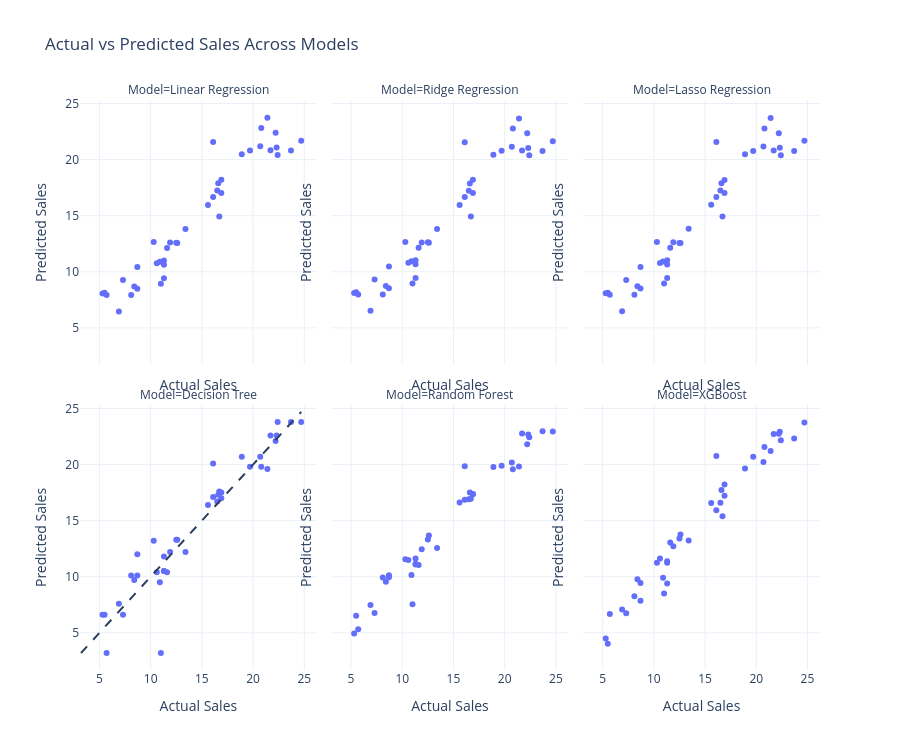

Source (notebook cell):
### Code cell
# ============================================================
# Actual vs Predicted Plot
# ============================================================

minimum_sales = min(
    prediction_long["Actual_Sales"].min(),
    prediction_long["Predicted_Sales"].min()
)

maximum_sales = max(
    prediction_long["Actual_Sales"].max(),
    prediction_long["Predicted_Sales"].max()
)

fig = px.scatter(
    prediction_long,
    x="Actual_Sales",
    y="Predicted_Sales",
    facet_col="Model",
    facet_col_wrap=3,
    title="Actual vs Predicted Sales Across Models",
    template="plotly_white"
)

fig.add_shape(
    type="line",
    x0=minimum_sales,
    y0=minimum_sales,
    x1=maximum_sales,
    y1=maximum_sales,
    line=dict(
        dash="dash"
    )
)

fig.update_layout(
    height=750
)

fig.for_each_xaxis(
    lambda axis: axis.update(
        title="Actual Sales"
    )
)

fig.for_each_yaxis(
    lambda axis: axis.update(
        title="Predicted Sales"
    )
)

fig.show()

### Figure 1 — Plotly figure (JSON) as saved in the notebook; plotly's stock layout.template omitted (floating-point values rounded to 4 significant figures)
{"data": [{"hovertemplate": "Model=Linear Regression<br>Actual_Sales=%{x}<br>Predicted_Sales=%{y}<extra></extra>", "legendgroup": "", "marker": {"color": "#636efa", "symbol": "circle"}, "mode": "markers", "name": "", "orientation": "v", "showlegend": false, "type": "scatter", "x": [16.9, 22.4, 21.4, 7.3, 24.7, 12.6, 22.3, 8.4, 16.5, 16.1, 11.0, 8.7, 16.9, 5.3, 10.3, 16.7, 5.5, 16.6, 11.3, 18.9, 19.7, 12.5, 10.9, 22.2, 11.3, 8.1, 21.7, 13.4, 10.6, 5.7, 15.6, 11.3, 23.7, 8.7, 16.1, 20.7, 11.6, 20.8, 11.9, 6.9], "xaxis": "x4", "y": [17.03, 20.41, 23.72, 9.273, 21.68, 12.57, 21.08, 8.69, 17.24, 16.67, 8.924, 8.482, 18.21, 8.068, 12.65, 14.93, 8.128, 17.9, 11.01, 20.48, 20.81, 12.6, 10.91, 22.39, 9.418, 7.925, 20.84, 13.82, 10.77, 7.927, 15.96, 10.63, 20.8, 10.43, 21.58, 21.18, 12.13, 22.81, 12.61, 6.464], "yaxis": "y4"}, {"hovertemplate": "Model=Ridge Regression<br>Actual_Sales=%{x}<br>Predicted_Sales=%{y}<extra></extra>", "legendgroup": "", "marker": {"color": "#636efa", "symbol": "circle"}, "mode": "markers", "name": "", "orientation": "v", "showlegend": false, "type": "scatter", "x": [16.9, 22.4, 21.4, 7.3, 24.7, 12.6, 22.3, 8.4, 16.5, 16.1, 11.0, 8.7, 16.9, 5.3, 10.3, 16.7, 5.5, 16.6, 11.3, 18.9, 19.7, 12.5, 10.9, 22.2, 11.3, 8.1, 21.7, 13.4, 10.6, 5.7, 15.6, 11.3, 23.7, 8.7, 16.1, 20.7, 11.6, 20.8, 11.9, 6.9], "xaxis": "x5", "y": [17.03, 20.38, 23.68, 9.313, 21.64, 12.59, 21.05, 8.729, 17.22, 16.66, 8.958, 8.524, 18.2, 8.108, 12.66, 14.94, 8.175, 17.88, 11.04, 20.44, 20.78, 12.63, 10.93, 22.35, 9.448, 7.969, 20.81, 13.82, 10.8, 7.967, 15.95, 10.66, 20.78, 10.48, 21.54, 21.14, 12.14, 22.77, 12.62, 6.517], "yaxis": "y5"}, {"hovertemplate": "Model=Lasso Regression<br>Actual_Sales=%{x}<br>Predicted_Sales=%{y}<extra></extra>", "legendgroup": "", "marker": {"color": "#636efa", "symbol": "circle"}, "mode": "markers", "name": "", "orientation": "v", "showlegend": false, "type": "scatter", "x": [16.9, 22.4, 21.4, 7.3, 24.7, 12.6, 22.3, 8.4, 16.5, 16.1, 11.0, 8.7, 16.9, 5.3, 10.3, 16.7, 5.5, 16.6, 11.3, 18.9, 19.7, 12.5, 10.9, 22.2, 11.3, 8.1, 21.7, 13.4, 10.6, 5.7, 15.6, 11.3, 23.7, 8.7, 16.1, 20.7, 11.6, 20.8, 11.9, 6.9], "xaxis": "x6", "y": [17.02, 20.39, 23.7, 9.277, 21.67, 12.56, 21.07, 8.711, 17.24, 16.66, 8.946, 8.5, 18.19, 8.088, 12.66, 14.93, 8.138, 17.9, 11.02, 20.47, 20.78, 12.57, 10.92, 22.36, 9.444, 7.948, 20.82, 13.83, 10.78, 7.951, 15.97, 10.65, 20.77, 10.42, 21.57, 21.18, 12.14, 22.78, 12.63, 6.491], "yaxis": "y6"}, {"hovertemplate": "Model=Decision Tree<br>Actual_Sales=%{x}<br>Predicted_Sales=%{y}<extra></extra>", "legendgroup": "", "marker": {"color": "#636efa", "symbol": "circle"}, "mode": "markers", "name": "", "orientation": "v", "showlegend": false, "type": "scatter", "x": [16.9, 22.4, 21.4, 7.3, 24.7, 12.6, 22.3, 8.4, 16.5, 16.1, 11.0, 8.7, 16.9, 5.3, 10.3, 16.7, 5.5, 16.6, 11.3, 18.9, 19.7, 12.5, 10.9, 22.2, 11.3, 8.1, 21.7, 13.4, 10.6, 5.7, 15.6, 11.3, 23.7, 8.7, 16.1, 20.7, 11.6, 20.8, 11.9, 6.9], "xaxis": "x", "y": [17.5, 23.8, 19.6, 6.6, 23.8, 13.3, 22.6, 9.7, 16.7, 17.1, 3.2, 10.1, 17.0, 6.6, 13.2, 17.6, 6.6, 17.3, 11.8, 20.7, 19.8, 13.3, 9.5, 22.1, 10.5, 10.1, 22.6, 12.2, 10.4, 3.2, 16.4, 10.5, 23.8, 12.0, 20.1, 20.7, 10.4, 19.8, 12.2, 7.6], "yaxis": "y"}, {"hovertemplate": "Model=Random Forest<br>Actual_Sales=%{x}<br>Predicted_Sales=%{y}<extra></extra>", "legendgroup": "", "marker": {"color": "#636efa", "symbol": "circle"}, "mode": "markers", "name": "", "orientation": "v", "showlegend": false, "type": "scatter", "x": [16.9, 22.4, 21.4, 7.3, 24.7, 12.6, 22.3, 8.4, 16.5, 16.1, 11.0, 8.7, 16.9, 5.3, 10.3, 16.7, 5.5, 16.6, 11.3, 18.9, 19.7, 12.5, 10.9, 22.2, 11.3, 8.1, 21.7, 13.4, 10.6, 5.7, 15.6, 11.3, 23.7, 8.7, 16.1, 20.7, 11.6, 20.8, 11.9, 6.9], "xaxis": "x2", "y": [17.37, 22.44, 19.83, 6.777, 22.95, 13.67, 22.68, 9.558, 16.9, 16.86, 7.537, 10.14, 17.34, 4.944, 11.55, 16.96, 6.518, 17.51, 11.62, 19.79, 19.89, 13.32, 10.15, 21.82, 11.08, 9.926, 22.76, 12.55, 11.48, 5.328, 16.62, 11.16, 22.98, 9.949, 19.86, 20.18, 11.05, 19.59, 12.45, 7.473], "yaxis": "y2"}, {"hovertemplate": "Model=XGBoost<br>Actual_Sales=%{x}<br>Predicted_Sales=%{y}<extra></extra>", "legendgroup": "", "marker": {"color": "#636efa", "symbol": "circle"}, "mode": "markers", "name": "", "orientation": "v", "showlegend": false, "type": "scatter", "x": [16.9, 22.4, 21.4, 7.3, 24.7, 12.6, 22.3, 8.4, 16.5, 16.1, 11.0, 8.7, 16.9, 5.3, 10.3, 16.7, 5.5, 16.6, 11.3, 18.9, 19.7, 12.5, 10.9, 22.2, 11.3, 8.1, 21.7, 13.4, 10.6, 5.7, 15.6, 11.3, 23.7, 8.7, 16.1, 20.7, 11.6, 20.8, 11.9, 6.9], "xaxis": "x3", "y": [17.23, 22.16, 21.21, 6.736, 23.75, 13.76, 22.93, 9.771, 16.61, 15.92, 8.496, 9.45, 18.22, 4.493, 11.25, 15.39, 4.034, 17.74, 11.25, 19.64, 20.7, 13.41, 9.916, 22.74, 9.397, 8.25, 22.72, 13.23, 11.63, 6.672, 16.57, 11.38, 22.33, 7.866, 20.77, 20.24, 13.05, 21.56, 12.72, 7.089], "yaxis": "y3"}], "layout": {"annotations": [{"font": {}, "showarrow": false, "text": "Model=Decision Tree", "x": 0.16, "xanchor": "center", "xref": "paper", "y": 0.465, "yanchor": "bottom", "yref": "paper"}, {"font": {}, "showarrow": false, "text": "Model=Random Forest", "x": 0.5, "xanchor": "center", "xref": "paper", "y": 0.465, "yanchor": "bottom", "yref": "paper"}, {"font": {}, "showarrow": false, "text": "Model=XGBoost", "x": 0.84, "xanchor": "center", "xref": "paper", "y": 0.465, "yanchor": "bottom", "yref": "paper"}, {"font": {}, "showarrow": false, "text": "Model=Linear Regression", "x": 0.16, "xanchor": "center", "xref": "paper", "y": 1.0, "yanchor": "bottom", "yref": "paper"}, {"font": {}, "showarrow": false, "text": "Model=Ridge Regression", "x": 0.5, "xanchor": "center", "xref": "paper", "y": 1.0, "yanchor": "bottom", "yref": "paper"}, {"font": {}, "showarrow": false, "text": "Model=Lasso Regression", "x": 0.84, "xanchor": "center", "xref": "paper", "y": 1.0, "yanchor": "bottom", "yref": "paper"}], "height": 750, "legend": {"tracegroupgap": 0}, "shapes": [{"line": {"dash": "dash"}, "type": "line", "x0": 3.2, "x1": 24.7, "y0": 3.2, "y1": 24.7}], "title": {"text": "Actual vs Predicted Sales Across Models"}, "xaxis": {"anchor": "y", "domain": [0, 0.32], "title": {"text": "Actual Sales"}}, "xaxis2": {"anchor": "y2", "domain": [0.34, 0.66], "matches": "x", "title": {"text": "Actual Sales"}}, "xaxis3": {"anchor": "y3", "domain": [0.68, 1.0], "matches": "x", "title": {"text": "Actual Sales"}}, "xaxis4": {"anchor": "y4", "domain": [0, 0.32], "matches": "x", "showticklabels": false, "title": {"text": "Actual Sales"}}, "xaxis5": {"anchor": "y5", "domain": [0.34, 0.66], "matches": "x", "showticklabels": false, "title": {"text": "Actual Sales"}}, "xaxis6": {"anchor": "y6", "domain": [0.68, 1.0], "matches": "x", "showticklabels": false, "title": {"text": "Actual Sales"}}, "yaxis": {"anchor": "x", "domain": [0, 0.465], "title": {"text": "Predicted Sales"}}, "yaxis2": {"anchor": "x2", "domain": [0, 0.465], "matches": "y", "showticklabels": false, "title": {"text": "Predicted Sales"}}, "yaxis3": {"anchor": "x3", "domain": [0, 0.465], "matches": "y", "showticklabels": false, "title": {"text": "Predicted Sales"}}, "yaxis4": {"anchor": "x4", "domain": [0.535, 1.0], "matches": "y", "title": {"text": "Predicted Sales"}}, "yaxis5": {"anchor": "x5", "domain": [0.535, 1.0], "matches": "y", "showticklabels": false, "title": {"text": "Predicted Sales"}}, "yaxis6": {"anchor": "x6", "domain": [0.535, 1.0], "matches": "y", "showticklabels": false, "title": {"text": "Predicted Sales"}}}}
